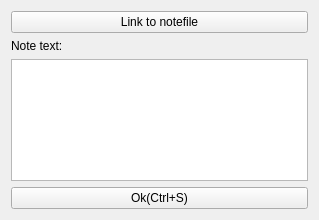
<?xml version="1.0" encoding="UTF-8"?>
<ui version="4.0">
 <class>EditNoteDialogue</class>
 <widget class="QWidget" name="EditNoteDialogue">
  <property name="geometry">
   <rect>
    <x>0</x>
    <y>0</y>
    <width>319</width>
    <height>220</height>
   </rect>
  </property>
  <property name="windowTitle">
   <string>New note</string>
  </property>
  <layout class="QVBoxLayout" name="verticalLayout_2">
   <item>
    <layout class="QVBoxLayout" name="verticalLayout">
     <item>
      <layout class="QHBoxLayout" name="horizontalLayout">
       <item>
        <widget class="QPushButton" name="makeLinkButton">
         <property name="text">
          <string>Link to notefile</string>
         </property>
         <property name="shortcut">
          <string>Ctrl+L</string>
         </property>
        </widget>
       </item>
      </layout>
     </item>
     <item>
      <widget class="QLabel" name="noteTextLabel">
       <property name="text">
        <string>Note text:</string>
       </property>
      </widget>
     </item>
     <item>
      <widget class="QTextEdit" name="textEdit">
       <property name="html">
        <string>&lt;!DOCTYPE HTML PUBLIC &quot;-//W3C//DTD HTML 4.0//EN&quot; &quot;http://www.w3.org/TR/REC-html40/strict.dtd&quot;&gt;
&lt;html&gt;&lt;head&gt;&lt;meta name=&quot;qrichtext&quot; content=&quot;1&quot; /&gt;&lt;style type=&quot;text/css&quot;&gt;
p, li { white-space: pre-wrap; }
&lt;/style&gt;&lt;/head&gt;&lt;body style=&quot; font-family:'Sans Serif'; font-size:9pt; font-weight:400; font-style:normal;&quot;&gt;
&lt;p style=&quot;-qt-paragraph-type:empty; margin-top:0px; margin-bottom:0px; margin-left:0px; margin-right:0px; -qt-block-indent:0; text-indent:0px; font-family:'Ubuntu'; font-size:11pt;&quot;&gt;&lt;br /&gt;&lt;/p&gt;&lt;/body&gt;&lt;/html&gt;</string>
       </property>
       <property name="acceptRichText">
        <bool>false</bool>
       </property>
      </widget>
     </item>
     <item>
      <widget class="QPushButton" name="okButton">
       <property name="text">
        <string>Ok(Ctrl+S)</string>
       </property>
       <property name="shortcut">
        <string>Ctrl+S</string>
       </property>
      </widget>
     </item>
    </layout>
   </item>
  </layout>
  <action name="actionEscape">
   <property name="text">
    <string>escape</string>
   </property>
   <property name="shortcut">
    <string>Esc</string>
   </property>
  </action>
 </widget>
 <resources/>
 <connections>
  <connection>
   <sender>okButton</sender>
   <signal>clicked()</signal>
   <receiver>EditNoteDialogue</receiver>
   <slot>input_done()</slot>
   <hints>
    <hint type="sourcelabel">
     <x>203</x>
     <y>199</y>
    </hint>
    <hint type="destinationlabel">
     <x>226</x>
     <y>213</y>
    </hint>
   </hints>
  </connection>
  <connection>
   <sender>makeLinkButton</sender>
   <signal>clicked()</signal>
   <receiver>EditNoteDialogue</receiver>
   <slot>make_link()</slot>
   <hints>
    <hint type="sourcelabel">
     <x>185</x>
     <y>29</y>
    </hint>
    <hint type="destinationlabel">
     <x>314</x>
     <y>42</y>
    </hint>
   </hints>
  </connection>
  <connection>
   <sender>actionEscape</sender>
   <signal>triggered()</signal>
   <receiver>EditNoteDialogue</receiver>
   <slot>close()</slot>
   <hints>
    <hint type="sourcelabel">
     <x>-1</x>
     <y>-1</y>
    </hint>
    <hint type="destinationlabel">
     <x>159</x>
     <y>109</y>
    </hint>
   </hints>
  </connection>
 </connections>
 <slots>
  <slot>input_done()</slot>
  <slot>make_link()</slot>
 </slots>
</ui>
